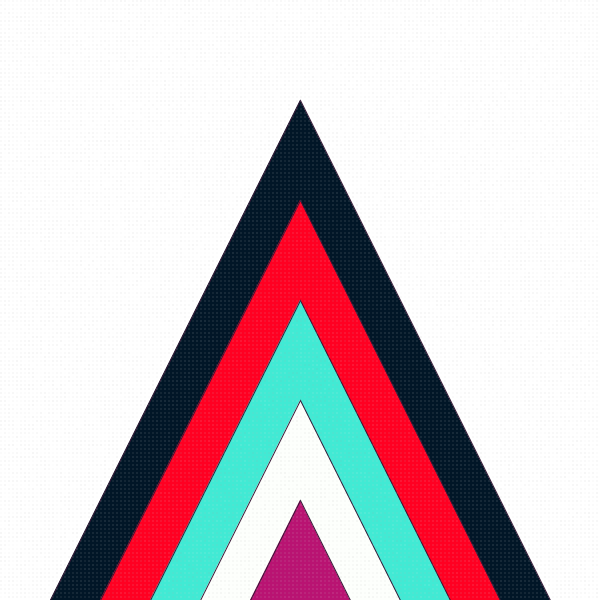
Frame 1 (no input)
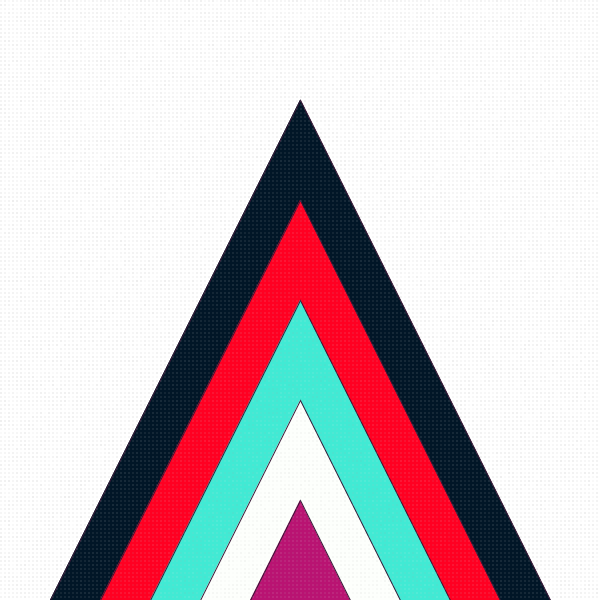
Frame 2 (the mouse pressed at the canvas centre, redrawn once)

The Processing sketch that drew these frames (run headless with seeded random() and noise(); the mouse was pressed at the canvas centre and the sketch redrawn once):

// Processing sketch: build
// ── build.pde
float x1, x2, y1, y2, x3, y3;

color c0 = #000000;
color c1 = #B91372;
color c2 = #FDFFFC;
color c3 = #41EAD4;
color c4 = #FF0022;
color c5 = #011627;
 
color[] colors  = {  
  c0, c1, c2, c3, c4, c5
};

void setup() {
	background(#ffffff);
	size(600, 600);
}

void draw() {
	noLoop();
	stroke(54,24,54);
	for (int i = (height/100)-1; i > 0; --i) {
		fill(colors[i]);
		int tr_height = i * 100;
		x1 = (width/2) - (tr_height)/2;
		y1 = height;
		x3 = width/2;
		y3 = height - tr_height;
		y2 = height;
		x2 = (width/2) + (tr_height)/2;
		triangle(x1, y1, x2, y2, x3, y3);
	}
	paper();		
}

void paper() { // from https://www.openprocessing.org/sketch/510598
	strokeWeight(1);
	noStroke();
	for (int i = 0; i<width-1; i+=4) {
  		for (int j = 0; j<height-1; j+=4) {
  			fill(random(205-40, 205+30), 25);
  			rect(i, j, 2, 2);
  		}
  	}
}
